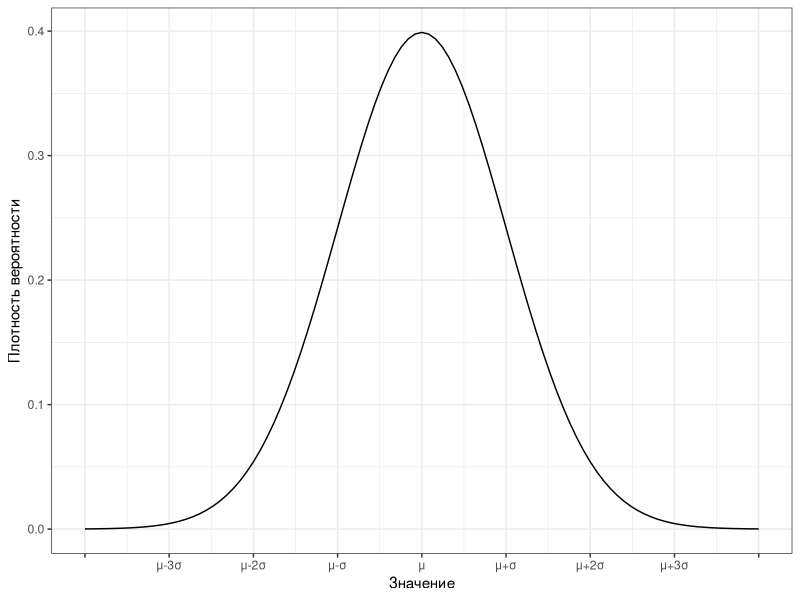
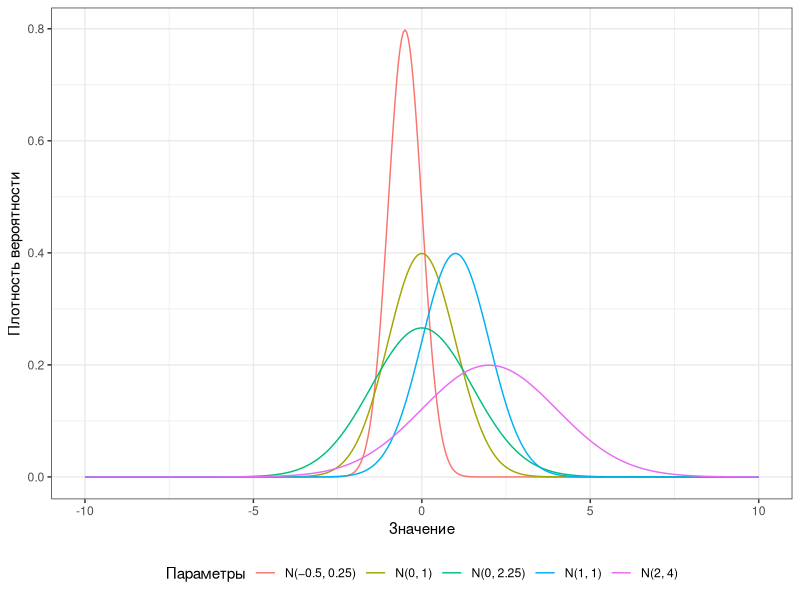
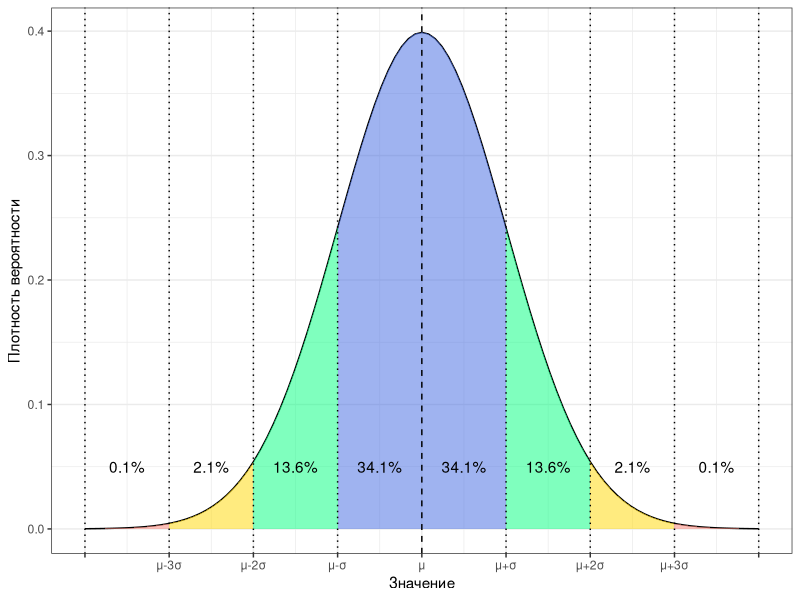
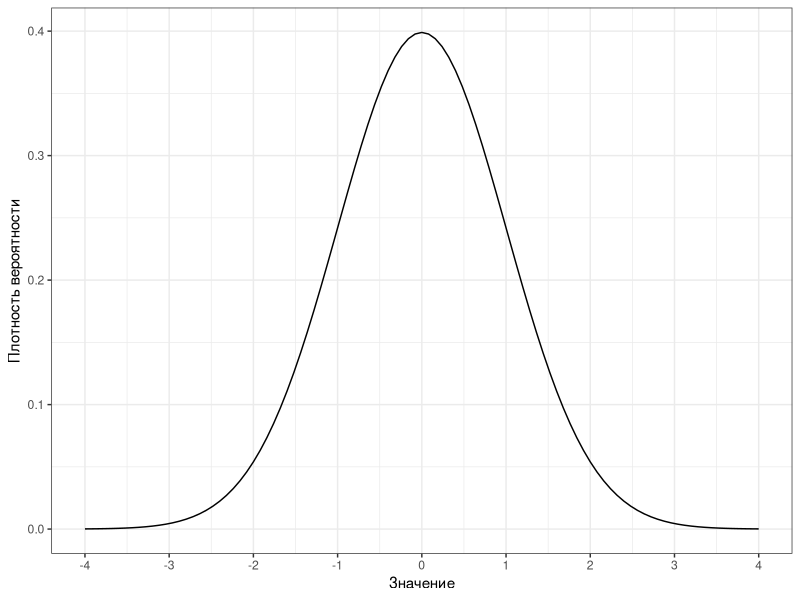
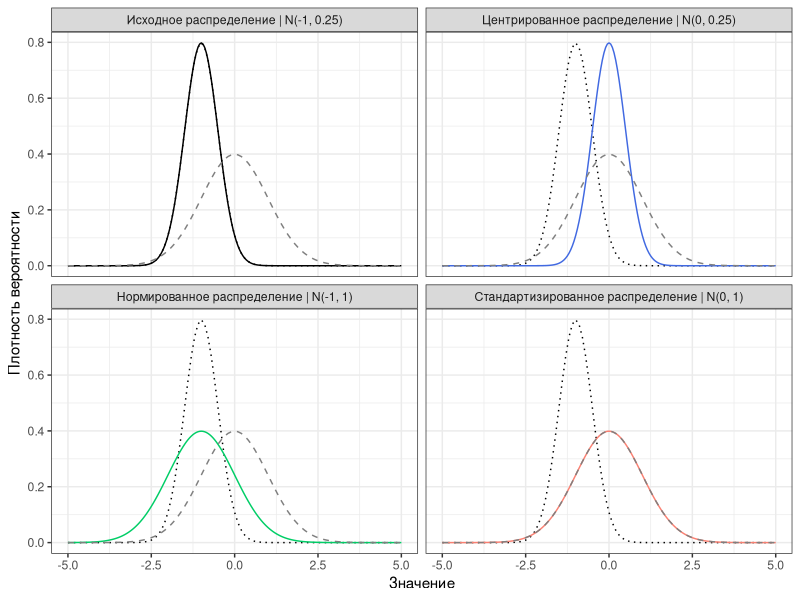

These charts were generated, in order, by the following R code:
## ---- chunk 1
knitr::opts_chunk$set(echo = FALSE, eval = TRUE, warning = FALSE, message = FALSE, error = FALSE)
## ---- chunk 2
library(tidyverse)
theme_set(theme_bw())
theme_update(legend.position = "bottom")
## ---- chunk 3
ggplot() +
  geom_function(fun = dnorm) +
  scale_x_continuous(breaks = -4:4,
                     limits = c(-4, 4),
                     labels = c("",
                                "μ-3σ",
                                "μ-2σ",
                                "μ-σ",
                                "μ",
                                "μ+σ",
                                "μ+2σ",
                                "μ+3σ",
                                "")) +
  labs(x = "Значение", y = "Плотность вероятности")
## ---- chunk 4
tibble(
  x = seq(-10, 10, .05),
  "N(0, 1)" = dnorm(x, mean = 0, sd = 1),
  "N(−0.5, 0.25)" = dnorm(x, mean = -.5, sd = .5),
  "N(0, 2.25)" = dnorm(x, mean = 0, sd = 1.5),
  "N(1, 1)" = dnorm(x, mean = 1, sd = 1),
  "N(2, 4)" = dnorm(x, mean = 2, sd = 2)
) %>% 
  pivot_longer(cols = -x) %>% 
ggplot(aes(x, value, color = name)) +
  geom_line() +
  labs(x = "Значение", y = "Плотность вероятности",
       color = "Параметры")
## ---- chunk 5
ggplot() +
  stat_function(fun = dnorm) +
  stat_function(fun = dnorm,
                geom = "area",
                xlim = c(-1, 1),
                alpha = .5, fill = "royalblue") +
  stat_function(fun = dnorm,
                geom = "area",
                xlim = c(-2, -1),
                alpha = .5, fill = "springgreen") +
  stat_function(fun = dnorm,
                geom = "area",
                xlim = c(1, 2),
                alpha = .5, fill = "springgreen") +
  stat_function(fun = dnorm,
                geom = "area",
                xlim = c(-3, -2),
                alpha = .5, fill = "gold") +
  stat_function(fun = dnorm,
                geom = "area",
                xlim = c(2, 3),
                alpha = .5, fill = "gold") +
  stat_function(fun = dnorm,
                geom = "area",
                xlim = c(-4, -3),
                alpha = .5, fill = "salmon") +
  stat_function(fun = dnorm,
                geom = "area",
                xlim = c(3, 4),
                alpha = .5, fill = "salmon") +
  geom_vline(xintercept = 0, linetype= "dashed") +
  geom_vline(xintercept = c(-4, -3, -2, -1, 1, 2, 3, 4), linetype= "dotted") +
  annotate(geom = "text", label = "0.1%", x = -3.5, y = .05) +
  annotate(geom = "text", label = "0.1%", x = 3.5, y = .05) +
  annotate(geom = "text", label = "2.1%", x = -2.5, y = .05) +
  annotate(geom = "text", label = "2.1%", x = 2.5, y = .05) +
  annotate(geom = "text", label = "13.6%", x = -1.5, y = .05) +
  annotate(geom = "text", label = "13.6%", x = 1.5, y = .05) +
  annotate(geom = "text", label = "34.1%", x = -.5, y = .05) +
  annotate(geom = "text", label = "34.1%", x = .5, y = .05) +
  scale_x_continuous(breaks = -4:4,
                     limits = c(-4, 4),
                     labels = c("",
                                "μ-3σ",
                                "μ-2σ",
                                "μ-σ",
                                "μ",
                                "μ+σ",
                                "μ+2σ",
                                "μ+3σ",
                                "")) +
  labs(x = "Значение", y = "Плотность вероятности")
## ---- chunk 6
ggplot() +
  geom_function(fun = dnorm) +
  scale_x_continuous(breaks = -4:4,
                     limits = c(-4, 4)) +
  labs(x = "Значение", y = "Плотность вероятности")
## ---- chunk 7
tibble(
  x = seq(-5, 5, .05),
  "0_raw" = dnorm(x, mean = -1, sd = .5),
  "1_centred" = dnorm(x, mean = 0, sd = .5),
  "2_normed" = dnorm(x, mean = -1, sd = 1),
  "3_standed" = dnorm(x, mean = 0, sd = 1)
) %>% 
  pivot_longer(cols = -x) %>% 
ggplot(aes(x, value, color = name)) +
  geom_function(fun = dnorm, args = list(mean = -1, sd = .5),
                color = "black", linetype = "dotted") +
  geom_line() +
  facet_wrap(~name, ncol = 2,
             labeller = labeller(name = c("0_raw" = "Исходное распределение | N(-1, 0.25)",
                                   "1_centred" = "Центрированное распределение | N(0, 0.25)",
                                   "2_normed" = "Нормированное распределение | N(-1, 1)",
                                   "3_standed" = "Стандартизированное распределение | N(0, 1)"))) +
  geom_function(fun = dnorm, 
                color = "gray50", linetype = "dashed") +
  guides(color = "none") +
  scale_color_manual(values = c("0_raw" = "black",
                                "1_centred" = "royalblue",
                                "2_normed" = "springgreen3",
                                "3_standed" = "salmon")) +
  labs(x = "Значение", y = "Плотность вероятности")
